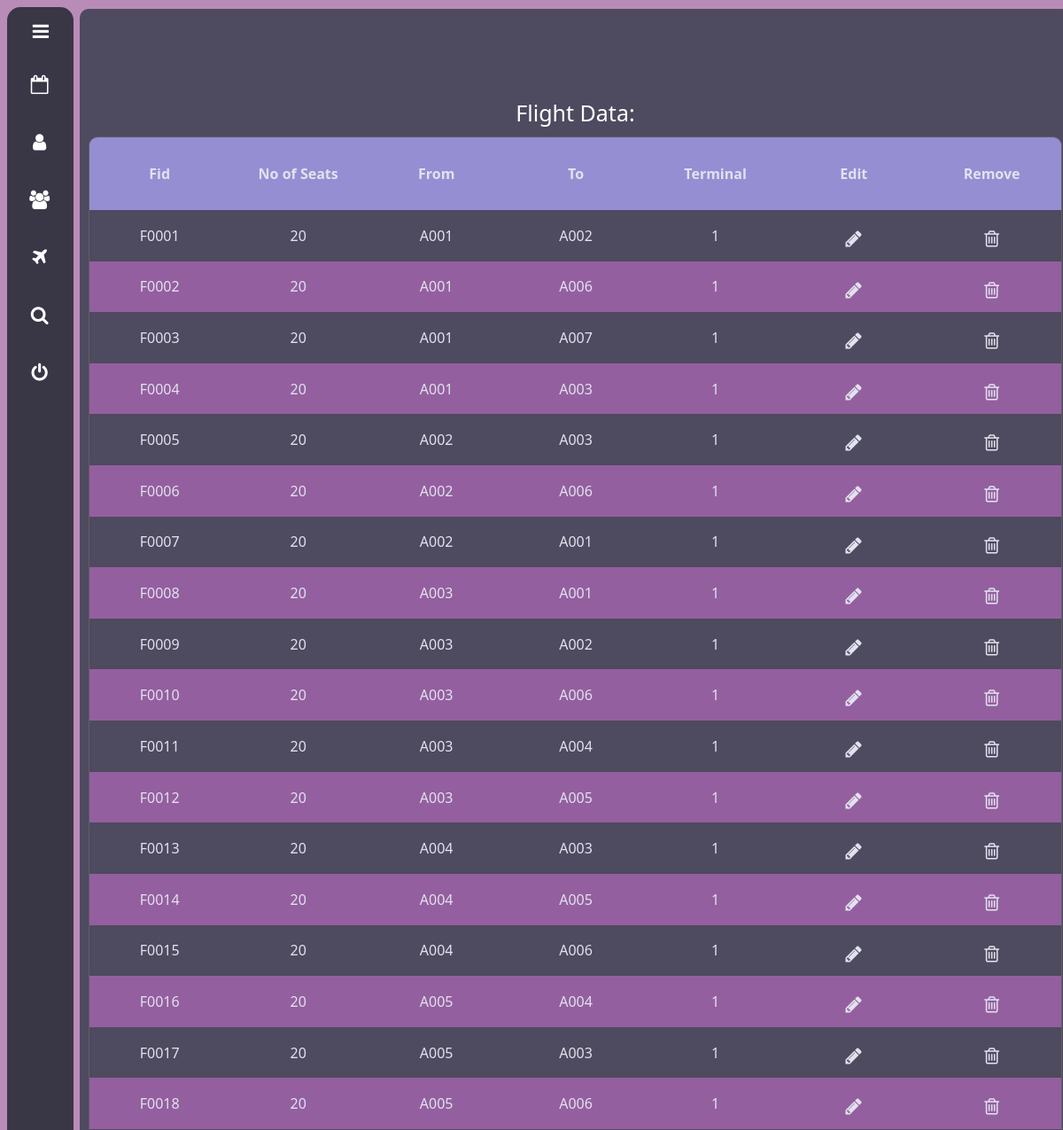
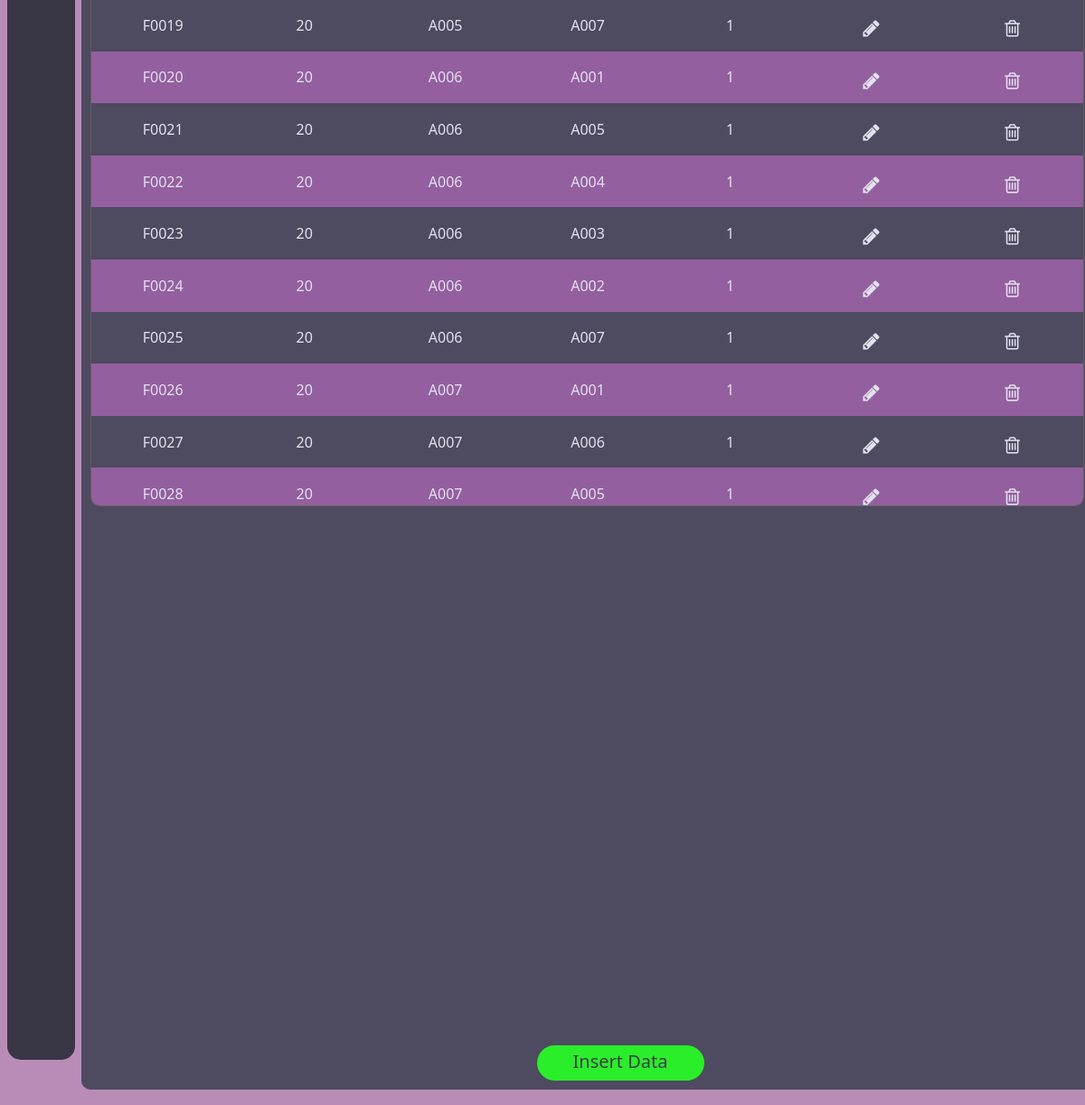
Page /Admin/flight.php on the committed database (2 pictures, top to bottom).
### tables this page shows
CREATE TABLE IF NOT EXISTS `flight` (
  `fid` varchar(6) NOT NULL,
  `no of seats` int(11) NOT NULL,
  `from` varchar(6) NOT NULL,
  `to` varchar(6) NOT NULL,
  `terminal` int(11) NOT NULL,
  `name` varchar(10) NOT NULL,
  PRIMARY KEY (`fid`),
  KEY `to` (`to`),
  KEY `from` (`from`)
);

### Admin/flight.php (the view, shortened to what this page needs)
<!DOCTYPE html>
<html>
    <head>
        <link rel="stylesheet" type="text/css" href="table2.css">
        <link rel="stylesheet" type="text/css" href="sidebaradmin.css">
        <link rel="stylesheet" type="text/css" href="https://netdna.bootstrapcdn.com/font-awesome/4.0.3/css/font-awesome.css">
    </head>
    <body>
    <div class="container">
        <div class="main">
                <div class="content">
                <div class="content-title">Flight Data:</div>
                <div class="data">
                    <table class="tbl-head" cellpadding="0" cellspacing="0" border="0">
                        <thead>
                        <tr>
                            <th>Fid</th>
                            <th>No of Seats</th>
                            <th>From</th>
                            <th>To</th>
                            <th>Terminal</th>
                            <th>Edit</th>
                            <th>Remove</th>
                        </tr>
                        </thead>
                    <tbody>
                    <?php
                        include("connect.php");
                        $query="select * from flight";
                        $cmd=mysqli_query($con,$query);
                        while($row=mysqli_fetch_array($cmd)){
                    ?>
                    <tr>
                            <td><?php echo $row['fid'];?></td>
                            <td><?php echo $row['no of seats'];?></td>
                            <td><?php echo $row['from'];?></td>
                            <td><?php echo $row['to'];?></td>
                            <td><?php echo $row['terminal'];?></td>
                            <td><a class="edit" href="update.php?file=flight&id=<?php echo $row['fid']; ?>&key=fid"><i class="fa fa-pencil fa-lg"></i></a></td>
                            <td><i onclick="window.location.href='remove.php?file=flight&id=<?php echo $row['fid']; ?>&key=fid'" class="fa remove fa-trash-o fa-lg"></i></td>
                        </tr>
                    <?php } ?>
                    </tbody>
                    </table>
                </div>
                <div class="insertform">
                    <form action="insert.php" method="get">
                    <div class="insertsection btn">
                        <input class="insertbtn" type="submit" value="Insert Data">
                    </div>
                    </form>
                </div>
            </div>
        </div>
		<div class="sidebar">
            <i id="expandButton" class="fa fa-bars fa-lg"></i>
			<ul >
                <li class="nav-item" onclick="window.location.href='schedule.php'"><i class="fa fa-calendar-o fa-lg" href="#"><span class="remove" href="#">  Manage Schedule</span> </i></li>
                <li class="nav-item" onclick="window.location.href='customers.php'"><i class="fa fa-user fa-lg"><a class="remove" href="#">  Manage Customers</a> </i></li>
				<li class="nav-item" onclick="window.location.href='employees.php'"><i class="fa fa-group fa-lg"><a class="remove" href="#"> Manage Employees</a> </i></li>
				<li class="nav-item" onclick="window.location.href='flight.php'"><i class="fa fa-plane fa-lg"><a class="remove" href="#"> Manage Flights</a> </i></li>
                <li class="nav-item" onclick="window.location.href='other.php'"><i class="fa fa-search fa-lg"><a class="remove" href="#"> Manage Others</a> </i></li>
				<li class="nav-item" onclick="window.location.href='logout.php'"><i class="fa fa-power-off fa-lg"><a class="remove" href="#">  Logout</a> </i></li>
			</ul>
		</div>
	</div>
        </body>
</html>

### Admin/table2.css (style rules this page uses)
.content-title { position: relative; top:100px; font-size: 25px; text-align: center; }
thead { border-radius: 10px 10px 0 0; background-color: rgba(167, 159, 238, 0.815); }
.data { border: 1px solid rgb(95, 95, 96); border-radius: 10px; overflow: auto; margin: 10px; position: relative; top:100px; }
td,th { padding: 15px; }
th { overflow: auto; padding: 30px 0 30px 0; transition: all 0.5s; }
td { width: 8.825rem; text-align: center; }
tr:nth-child(even) { background-color: rgba(220, 117, 225, 0.496); }
.edit { color: #e1e2ef; transition: all 0.5s; }
i.remove { color: #e1e2ef; transition: all 0.5s; cursor: pointer; }

### Admin/sidebaradmin.css (style rules this page uses)
body { scrollbar-width: none; }
.main { position:absolute; left:90px; width: 93.25cqw ; height: 97%; transition: all 0.5s; margin-bottom: 100px; margin-top: -10px; }
.content { transition: all 0.5s; background-color: #4e4a5f; height: 100%; border-radius: 10px; }
body { height: 97.75cqh; width:95%; background-color: #b98cb8; }
.container { height: 100%; }
.sidebar { z-index: 10; position: fixed; overflow: auto; scrollbar-width: none; float: left; border-radius: 15px; padding: 10px; width: 55px; height: 95%; background-color: #393646; transition: width 0.5s; }
.sidebar ul { list-style-type: none; padding: 2px; margin-top: 10px; }
li.nav-item { height: 35px; width: 85%; overflow: hidden; margin-top: 10px; padding: 10px 6px 10px 3px; color: white; text-align: center; transition: all 0.5s; }
#expandButton { text-align: center; color:white; width:30px; margin-bottom:10px; margin-left: 8px; border-radius: 50px; cursor: pointer; top: 10px; right: 20px; padding: 10px 5px 10px 5px; transition: all 0.5s; margin-bottom: -10px; }
i.fa { text-align: center; padding-top: 10px; }
.remove { font-family: 'Segoe UI', Tahoma, Geneva, Verdana, sans-serif; display:none; font-size:1px; transition-property: all; transition-duration: 0.1s; transition-timing-function: ease-out; text-align: center; }

### Admin/flight.php (style rules this page uses)
* { font-family: 'Segoe UI', Tahoma, Geneva, Verdana, sans-serif; }
.content-title { color: #fff; }
td,th { color: #e1e2ef; }
table { width: 100%; }
.data { height: 68%; }
.main { top:20px }
input[type="submit"] { background: none; color: inherit; border: none; padding: 0; font: inherit; cursor: pointer; outline: inherit; }
.insertsection { position: absolute; bottom: 10px; left: 45%; }
.btn { border-radius: 50px; color: #fff; background-color: rgb(42, 238, 42); color: rgb(60, 61, 71); padding: 4px 40px 8px 40px; transition: all 1s; font-size: 20px; }

### rows in the picture
flight: fid "F0001", no of seats "20", from "A001", to "A002", terminal "1"
flight: fid "F0002", no of seats "20", from "A001", to "A006", terminal "1"
flight: fid "F0003", no of seats "20", from "A001", to "A007", terminal "1"
flight: fid "F0004", no of seats "20", from "A001", to "A003", terminal "1"
flight: fid "F0005", no of seats "20", from "A002", to "A003", terminal "1"
flight: fid "F0006", no of seats "20", from "A002", to "A006", terminal "1"
flight: fid "F0007", no of seats "20", from "A002", to "A001", terminal "1"
flight: fid "F0008", no of seats "20", from "A003", to "A001", terminal "1"
flight: fid "F0009", no of seats "20", from "A003", to "A002", terminal "1"
flight: fid "F0010", no of seats "20", from "A003", to "A006", terminal "1"
flight: fid "F0011", no of seats "20", from "A003", to "A004", terminal "1"
flight: fid "F0012", no of seats "20", from "A003", to "A005", terminal "1"
flight: fid "F0013", no of seats "20", from "A004", to "A003", terminal "1"
flight: fid "F0014", no of seats "20", from "A004", to "A005", terminal "1"
flight: fid "F0015", no of seats "20", from "A004", to "A006", terminal "1"
flight: fid "F0016", no of seats "20", from "A005", to "A004", terminal "1"
flight: fid "F0017", no of seats "20", from "A005", to "A003", terminal "1"
flight: fid "F0018", no of seats "20", from "A005", to "A006", terminal "1"
flight: fid "F0019", no of seats "20", from "A005", to "A007", terminal "1"
flight: fid "F0020", no of seats "20", from "A006", to "A001", terminal "1"
flight: fid "F0021", no of seats "20", from "A006", to "A005", terminal "1"
flight: fid "F0022", no of seats "20", from "A006", to "A004", terminal "1"
flight: fid "F0023", no of seats "20", from "A006", to "A003", terminal "1"
flight: fid "F0024", no of seats "20", from "A006", to "A002", terminal "1"
flight: fid "F0025", no of seats "20", from "A006", to "A007", terminal "1"
flight: fid "F0026", no of seats "20", from "A007", to "A001", terminal "1"
flight: fid "F0027", no of seats "20", from "A007", to "A006", terminal "1"
flight: fid "F0028", no of seats "20", from "A007", to "A005", terminal "1"
